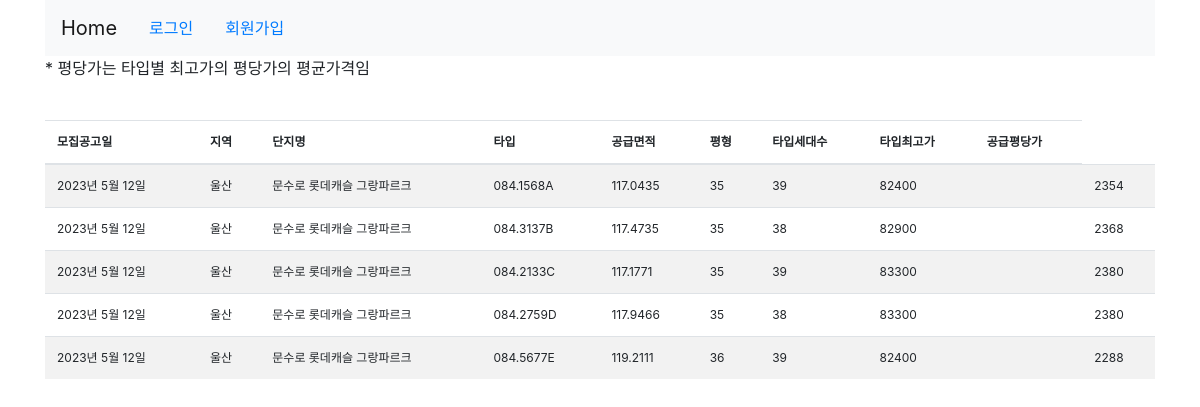
Screenshot of /ahome/2/ with the database file from the repository.
### ahome/models.py (models this page shows, shortened)
class Adetail(models.Model):
    관리번호 = models.BigIntegerField(blank=True, null=True)
    모집공고일 = models.DateField(blank=True, null=True)
    지역 = models.TextField(blank=True, null=True)
    단지명 = models.TextField(blank=True, null=True)
    세대수 = models.BigIntegerField(blank=True, null=True)
    타입 = models.TextField(blank=True, null=True)
    공급면적 = models.TextField(blank=True, null=True)
    평형 = models.BigIntegerField(blank=True, null=True)
    타입세대수 = models.BigIntegerField(blank=True, null=True)
    타입최고가 = models.TextField(blank=True, null=True)
    공급평당가 = models.TextField(blank=True, null=True)
    모집공고월 = models.DateField(blank=True, null=True)
    abase = models.ForeignKey(Abase, on_delete=models.CASCADE)

### ahome/views.py (the view)
# urls.py: path('<int:abase_id>/', views.apply_detail , name='apply_detail'),
def apply_detail(request, abase_id):
    abase = Abase.objects.get(id=abase_id)
    details = abase.adetail_set.all()
    context = {
        'abase': abase,
        'details': details
    }
    return render(request, 'ahome/apply_detail.html', context)

### templates/ahome/apply_detail.html
{% extends 'base.html' %}
{% block content %}
<div class="container">
    <table class="table table-striped" style="font-size:12px">
        <p style="font-size:9;">* 평당가는 타입별 최고가의 평당가의 평균가격임</p>
        <thead>
        <tr>
            <th>모집공고일</th>
            <th>지역</th>
            <th>단지명</th>
            <th>타입</th>
            <th>공급면적</th>
            <th>평형</th>
            <th>타입세대수</th>
            <th>타입최고가</th>
            <th>공급평당가</th>
        </tr></br>
         </thead>
        <tbody>
        {% for value in details %}
        <tr>
            <td> {{ value.모집공고일 }}</td>
            <td> {{ value.지역 }}</td>
            <td> {{ value.단지명 }}</td>
            <td> {{ value.타입 }}</td>
            <td> {{ value.공급면적 }}</td>
            <td> {{ value.평형 }}</td>
            <td> {{ value.타입세대수 }}</td>
            <td> {{ value.타입최고가 }}</td>
            <td> {{ value.계약종료일 }}</td>
            <td> {{ value.공급평당가 }}</td>
        </tr>
        {% endfor %}
        </tbody>
    </table>
</div>
{% endblock %}

### rows the page displays
Adetail: 모집공고일 "2023년 5월 12일", 지역 "울산", 단지명 "문수로 롯데캐슬 그랑파르크", 타입 "084.1568A", 공급면적 "117.0435", 평형 "35", 타입세대수 "39", 타입최고가 "82400", 공급평당가 "2354"
Adetail: 모집공고일 "2023년 5월 12일", 지역 "울산", 단지명 "문수로 롯데캐슬 그랑파르크", 타입 "084.3137B", 공급면적 "117.4735", 평형 "35", 타입세대수 "38", 타입최고가 "82900", 공급평당가 "2368"
Adetail: 모집공고일 "2023년 5월 12일", 지역 "울산", 단지명 "문수로 롯데캐슬 그랑파르크", 타입 "084.2133C", 공급면적 "117.1771", 평형 "35", 타입세대수 "39", 타입최고가 "83300", 공급평당가 "2380"
Adetail: 모집공고일 "2023년 5월 12일", 지역 "울산", 단지명 "문수로 롯데캐슬 그랑파르크", 타입 "084.2759D", 공급면적 "117.9466", 평형 "35", 타입세대수 "38", 타입최고가 "83300", 공급평당가 "2380"
Adetail: 모집공고일 "2023년 5월 12일", 지역 "울산", 단지명 "문수로 롯데캐슬 그랑파르크", 타입 "084.5677E", 공급면적 "119.2111", 평형 "36", 타입세대수 "39", 타입최고가 "82400", 공급평당가 "2288"
